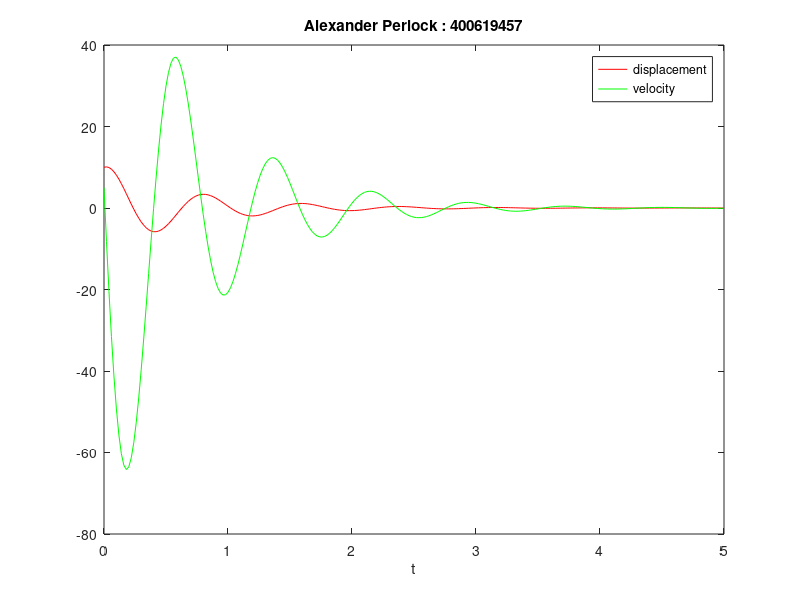
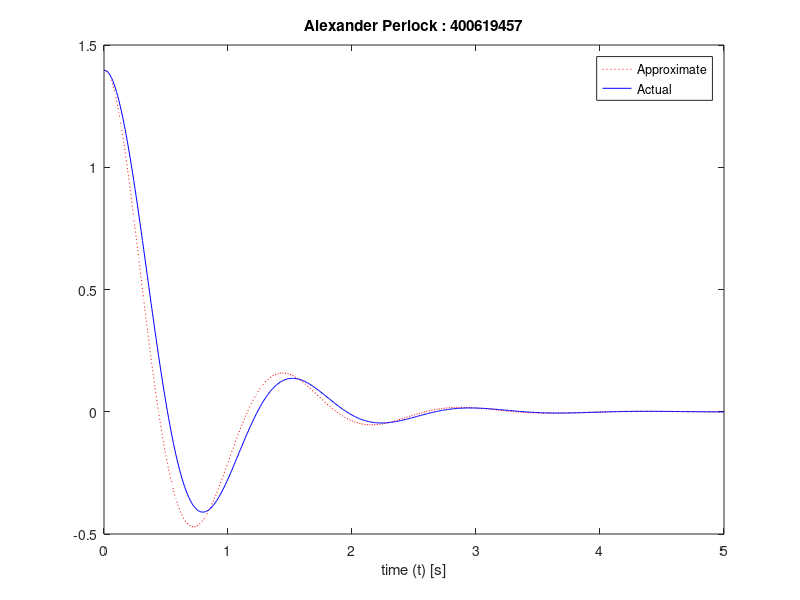

Write the MATLAB code that produced these figures, in order.
% Question 1
% Init
X = 5;
h = 0.1;
N = round (X / h);
x1 = zeros(1, 2 * N + 1);
y1 = zeros(1, 2 * N + 1);
x1(1) = 0.5;
y1(1) = 0;
E0 = 0.2;
k1 = 0.3;
kn1 = 0.1;
k2 = 0.4;

% main
% t = (0, 5]
for n = 1:N
    dxdt1 = - k1 * (E0 - y1(n)) * x1(n) + kn1 * y1(n);
    dydt1 = k1 * (E0 - y1(n)) * x1(n) - (kn1 + k2) * y1(n);

    x1(n + 1) = x1(n) + h * dxdt1;
    y1(n + 1) = y1(n) + h * dydt1;
end
x1(N + 1) % t = 5 % 0.4009

% t = (5, 10]
for n = N+1:2*N
    dxdt1 = - k1 * (E0 - y1(n)) * x1(n) + kn1 * y1(n);
    dydt1 = k1 * (E0 - y1(n)) * x1(n) - (kn1 + k2) * y1(n);

    x1(n + 1) = x1(n) + h * dxdt1;
    y1(n + 1) = y1(n) + h * dydt1;
end
x1(2 * N + 1) % t = 10 % 0.3304

% Question 2
% init
X = 5;
h = 0.02;
N = round (X / h);
t = 0:h:5;
x2 = zeros(1, N + 1);
u2 = zeros(1, N + 1);
x2(1) = 10;
u2(1) = 5;
lambda = 2;
omega = 8;

% main
for n = 1:N
    dxdt2 = u2(n);
    dudt2 = -2 * lambda * u2(n) - omega ^ 2 * x2(n);

    x2(n + 1) = x2(n) + h * dxdt2;
    u2(n + 1) = u2(n) + h * dudt2;
end

% plotting
figure(1);
plot(t,x2,'r', t,u2,'g');
title('Alexander Perlock : 400619457');
legend('displacement', 'velocity');
xlabel('t');
saveas(gcf, 'Lab4_2.png');

% Question 3
% init
X = 5;
h = 0.02;
N = round (X / h);
lambda = 2;
omega = 8;

% main
while true
    x3 = zeros(1, N + 1);
    u3 = zeros(1, N + 1);
    x3(1) = 10;
    u3(1) = 5;

    for n = 1:N
        dxdt3 = u3(n);
        dudt3 = -2 * lambda * u3(n) - omega ^ 2 * x3(n);

        x3(n + 1) = x3(n) + h * dxdt3;
        u3(n + 1) = u3(n) + h * dudt3;
    end
    if min(x3(:)) >= 0
        break;
    end
    lambda = lambda + 0.02;
end
lambda % 8

% Question 4
% d2thetaAdt2 = -2 * lambda * dthetaAdt - omega ^ 2 * thetaA
% dthetaAdt = u
% dudt = -2 * lambda * u - omega ^ 2 * thetaA

% d2thetadt2 = -2 * lambda * dthetadt - omega ^ 2 * sin(theta)
% dthetadt = k
% dkdt = -2 * lambda * k - omega ^ 2 * sin(theta)

% init
X = 5;
h = 0.01;
N = round(X / h);
thetaApprox = zeros(1, N + 1); u4 = zeros(1, N + 1);
thetaActual = zeros(1, N + 1); k4 = zeros(1, N + 1);
thetaApprox(1) = 80 / 180 * pi ; u4(1) = 0;
thetaActual(1) = thetaApprox(1); k4(1) = u4(1);
lambda = 1.6;
omega = 4.6;

% main
for n = 1:N
    thetaApprox(n + 1) = thetaApprox(n) + h * u4(n);
    thetaActual(n + 1) = thetaActual(n) + h * k4(n);

    u4(n + 1) = u4(n) + h * (-2 * lambda * u4(n) - omega ^ 2 * thetaApprox(n));
    k4(n + 1) = k4(n) + h * (-2 * lambda * k4(n) - omega ^ 2 * sin(thetaActual(n)));
end

absError = abs(thetaActual - thetaApprox);
maxError = max(absError) % 0.2312

% Question 5 // plotting
t = 0:h:5;
figure(2);
plot(t,thetaApprox,'r:', t,thetaActual,'b-');
title('Alexander Perlock : 400619457');
legend('Approximate', 'Actual');
xlabel('time (t) [s]');
saveas(gcf, 'Lab4_5.png');
